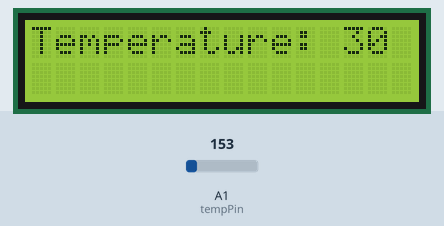
Simulated run of this sketch. Board: Arduino Uno, built with avr-gcc and run on an emulated ATmega328P. On the bench: 16×2 character LCD. The test bench sets the inputs (shaded band); at power-on: A1 (tempPin) = 153.

Above: at 1.2 s.
1.3 s: A1 (tempPin) set to 165
At 2.8 s:
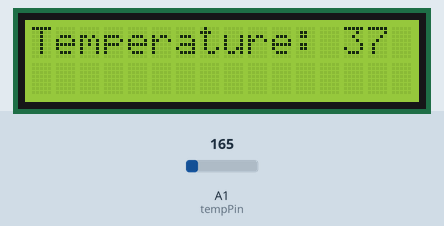
4.0 s: A1 (tempPin) set to 175
At 4.5 s:
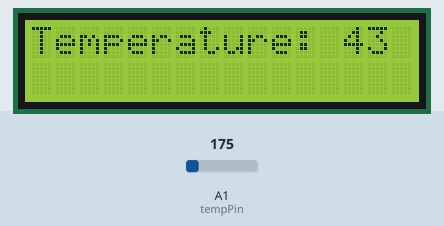
6.7 s: A1 (tempPin) set to 191
At 9.1 s:
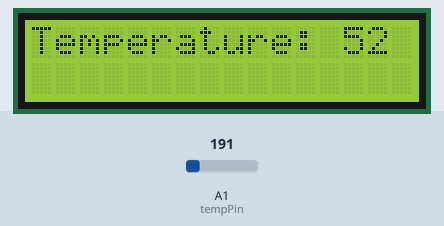
Timing chart, 0 to 10.6 s (numbered marks = the images above; inputs shaded):
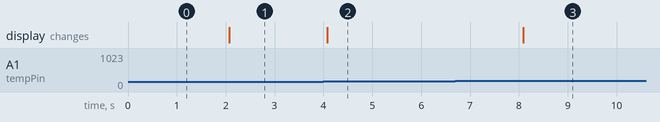

Measured:
- after the input at 1.3 s, the display: changes after 0.77 s (image 1)
- after the input at 4.0 s, the display: changes after 0.08 s (image 2)
- after the input at 6.7 s, the display: changes after 1.4 s (image 3)

The sketch:

temperature_display.ino
```cpp
/*

temperature_display.ino By Kyle McMaster

Displays temperature in C or F on LCD Display,

Based on source found here:
https://docs.arduino.cc/learn/electronics/lcd-displays#serial-to-display-example
https://docs.arduino.cc/tutorials/iot-bundle/plant-communicator|

Layout:
https://docs.arduino.cc/tutorials/giga-r1-wifi/cheat-sheet

Wiring:
https://docs.arduino.cc/static/7d7b6e99f40c7e55f2e9c6175c6db5b5/260cd/LCD_Base_bb_Fritz.png
https://docs.arduino.cc/static/e6ac5822aa2a0815f64551beb65139e4/b0681/light__temperature_sensor_rp2040_bfbwQp7XjU.png
https://www.youtube.com/watch?v=wEbGhYjn4QI

*/
#include <LiquidCrystal.h>

const int tempPin = A1;
// initialize the library by associating any needed LCD interface pin
// with the arduino pin number it is connected to
const int rs = 12, en = 11, d4 = 5, d5 = 4, d6 = 3, d7 = 2;
LiquidCrystal lcd(rs, en, d4, d5, d6, d7);

void setup() {
  // set up the LCD's number of columns and rows:
  lcd.begin(16, 2);
  lcd.setCursor(0, 0);
}

void loop() {
  // put your main code here, to run repeatedly:
  lcd.clear();
  int temperature = get_temperature();
  lcd.print("Temperature: " + String(temperature));
  delay(2000);
}

float get_temperature() {
  int reading = analogRead(tempPin);
  float voltage = reading * 3.3;
  voltage /= 1024.0;

  /* temperature in Celsius */
  float temperatureC = (voltage - 0.5) * 100; /*converting from 10 mv per degree wit 500 mV offset */
  /* Convert to Fahrenheit */
  float temperatureF = (temperatureC * 9.0 / 5.0) + 32.0;

  return temperatureF;
}
```
